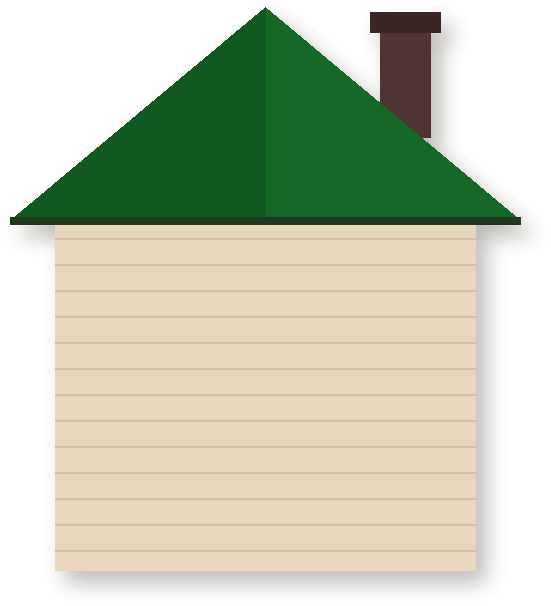
#> input picture social/open-house-replicate/layers-from-main/03-house.png, 551 x 606 px; its folder holds 5 pictures in this run
$ python make_blank_house.py
#> lines starting #> are read from the running program, lines starting #| are printed output that depends on the picture
"""Build the blank house used as the nano-banana input: the house from main's layers with an
empty logo plaque, plain window glass, a dark doorway and a blank OPEN board.
The logo and photos go back on top afterwards (compose_house.py), so they are never redrawn.
Coordinates are the post's (1080 x 1350); the house crop is x 250..830, y 500..1120."""
import os
from PIL import Image, ImageDraw, ImageFilter
HERE = os.path.dirname(os.path.abspath(__file__))
LY = os.path.join(HERE, "layers-from-main")
W, H = 1080, 1350
CROP = (250, 500, 830, 1120)
SOIL, CREAM = (79, 52, 51), (244, 241, 234)

def shadow_of(im, strength=0.35, blur=6):
    sh = Image.new("RGBA", im.size, (40, 30, 20, 0))
    sh.putalpha(im.split()[3].point(lambda v: int(v * strength)).filter(ImageFilter.GaussianBlur(blur)))
    return sh

def place(canvas, file, x, y, shadow=False):
    im = Image.open(os.path.join(LY, file)).convert("RGBA")
    canvas.alpha_composite(im, (x, y))

c = Image.new("RGBA", (W, H), CREAM + (255,))
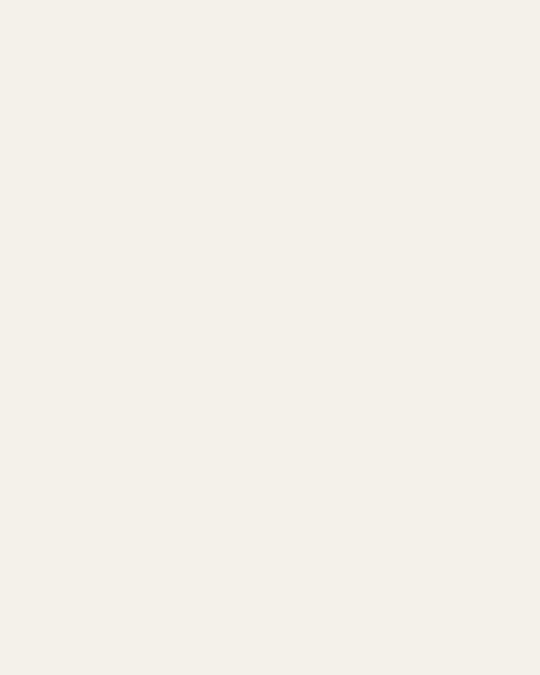
#> c: PIL image 1080x1350 RGBA (shown at 1/2 size); mean R, G, B, A 244, 241, 234, 255
place(c, "03-house.png", 275, 523)
#> in place, im is the input picture: PIL image 551x606 RGBA; mean R, G, B, A 111.3, 113.7, 91.8, 162.2

# empty plaque: ring and cream face, no logo
pd = 172
pl = Image.new("RGBA", (pd, pd), (0, 0, 0, 0))
#> pl: PIL image 172x172 RGBA; every value is 0
d = ImageDraw.Draw(pl)
d.ellipse((0, 0, pd - 1, pd - 1), fill=SOIL + (255,))
d.ellipse((7, 7, pd - 8, pd - 8), fill=CREAM + (255,))
c.alpha_composite(shadow_of(pl), (540 - pd // 2 + 6, 650 - pd // 2 + 9))
#> in shadow_of, `sh.putalpha(im.split()[3].point(lambda v: int(v * strength)).filter(Im..`:
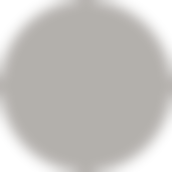
#> sh: PIL image 172x172 RGBA; mean R, G, B, A 40, 30, 20, 69.4; transparent parts drawn white
#> in shadow_of, `sh.putalpha(im.split()[3].point(lambda v: int(v * strength)).filter(Im..`:
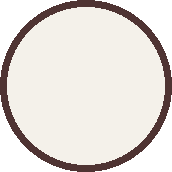
#> im: PIL image 172x172 RGBA; mean R, G, B, A 171.2, 165.9, 161.1, 200.1; transparent parts drawn white
c.alpha_composite(pl, (540 - pd // 2, 650 - pd // 2))

# windows: ring with plain pale glass
for x, y in ((365, 770), (625, 760)):
    w = Image.new("RGBA", (114, 114), (0, 0, 0, 0))
    d = ImageDraw.Draw(w)
    d.ellipse((0, 0, 113, 113), fill=SOIL + (255,))
    d.ellipse((9, 9, 104, 104), fill=(226, 232, 214, 255))
    c.alpha_composite(shadow_of(w), (x + 6, y + 9))
    c.alpha_composite(w, (x, y))
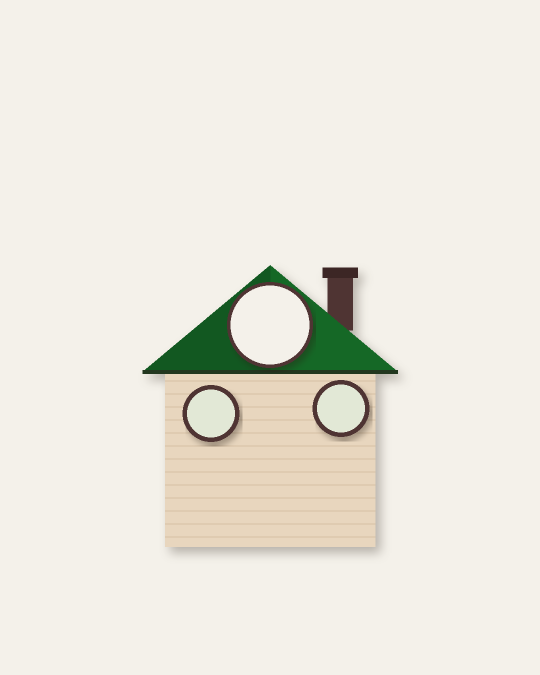
#> c: PIL image 1080x1350 RGBA (shown at 1/2 size); mean R, G, B, A 235.1, 232.3, 222.6, 255
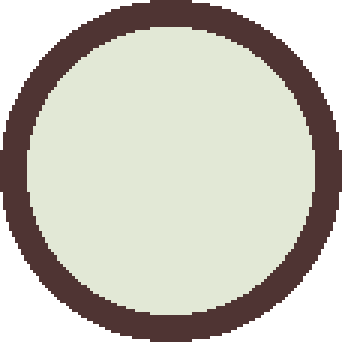
#> w: PIL image 114x114 RGBA (shown 3 times larger); mean R, G, B, A 143.7, 140.8, 130.6, 200; transparent parts drawn white

# doorway: flat warm dark interior where the photo goes
d = ImageDraw.Draw(c)
d.rectangle((478, 862, 599, 1092), fill=(58, 42, 34, 255))
place(c, "06-door-open.png", 456, 854)
#> call 2 of place, with file = '06-door-open.png', x = 456, y = 854, shadow = False
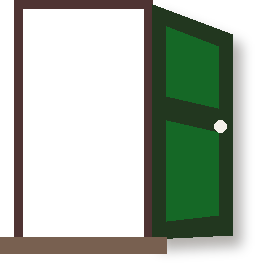
#> input picture social/open-house-replicate/layers-from-main/06-door-open.png, 255 x 263 px
#> in place, im is the input picture: PIL image 255x263 RGBA; mean R, G, B, A 20.2, 30.1, 17.4, 100.6
#> in place (call 2), `canvas.alpha_composite(im, (x, y))`:
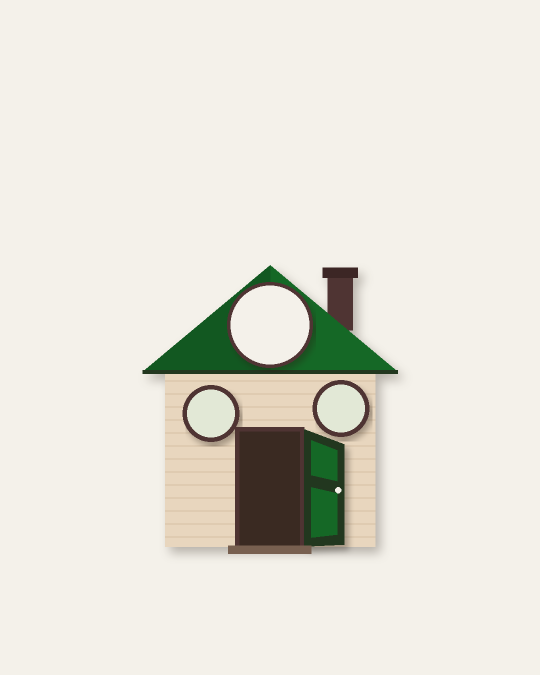
#> canvas: PIL image 1080x1350 RGBA (shown at 1/2 size); mean R, G, B, A 228.6, 226.6, 217.1, 255
place(c, "09-open-sign.png", 492, 806)   # board only; the word OPEN is a text box in the PPTX
#> (the run stopped early here; a loop or call above may not have finished)
